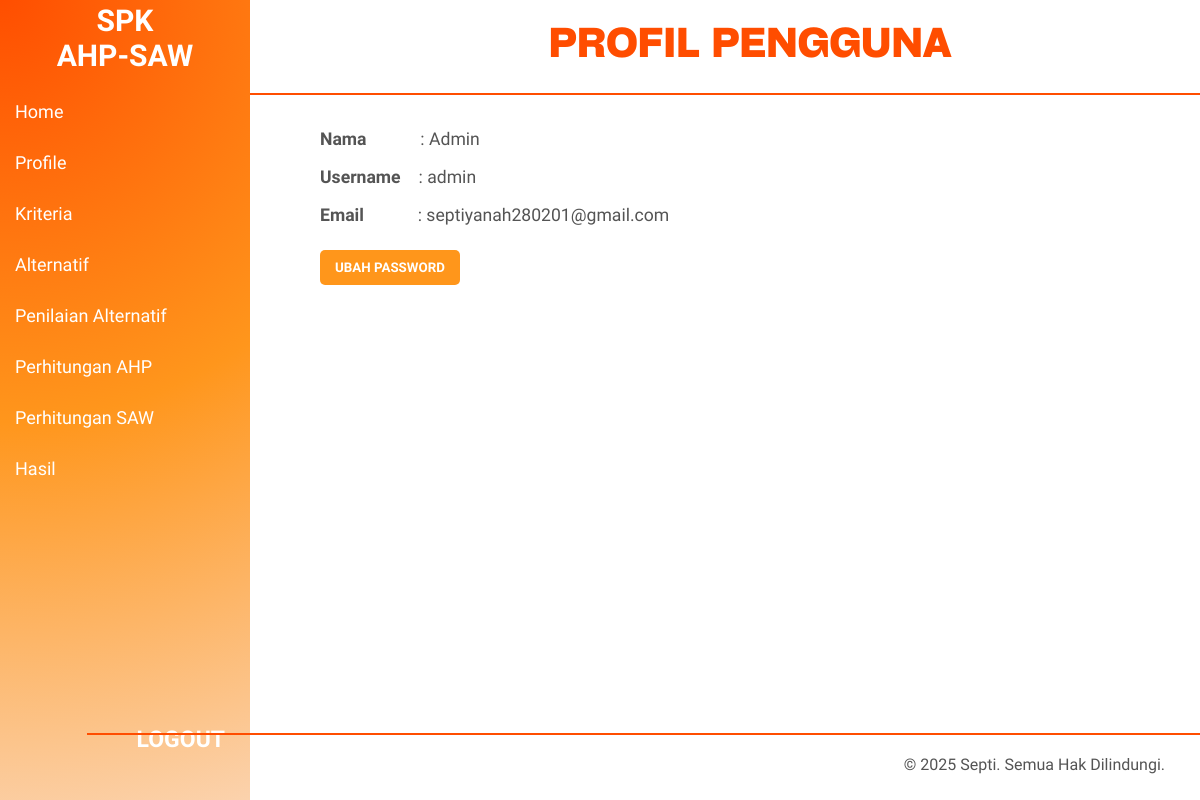
The app's page /pages/profile.php (signed in) with its own data.
### tables this page shows
CREATE TABLE `users` (
  `id` int(11) NOT NULL,
  `name` varchar(255) NOT NULL,
  `username` varchar(50) NOT NULL,
  `email` varchar(100) NOT NULL,
  `password` varchar(255) NOT NULL,
  `reset_token` varchar(255) DEFAULT NULL,
  `reset_token_expiry` datetime DEFAULT NULL,
  `created_at` timestamp NOT NULL DEFAULT current_timestamp()
);

### pages/profile.php (the view, shortened to what this page needs)
<?php
include '../config/config.php';
$user_id = $_SESSION['user_id'];
$stmt = $conn->prepare("SELECT name, username, email FROM users WHERE id = ?");
$stmt->bind_param("i", $user_id);
$stmt->execute();
$result = $stmt->get_result();
$user = $result->fetch_assoc();
?>
<!DOCTYPE html>
<html lang="id">
<head>
    <link rel="stylesheet" href="../assets/css/style.css?v2">
</head>
<body>
    <?php include('../includes/navbar.php'); ?>
    <div class="profile">
        <h2>PROFIL PENGGUNA</h2>
        <hr>
        <p><strong>Nama</strong>&emsp;&emsp;&emsp;: <?php echo htmlspecialchars($user['name']); ?></p>
        <p><strong>Username</strong>&emsp;: <?php echo htmlspecialchars($user['username']); ?></p>
        <p><strong>Email</strong>&emsp;&emsp;&emsp;: <?php echo htmlspecialchars($user['email']); ?></p>
        <p><button class="btn-profile" onclick="openPopup()">UBAH PASSWORD</button></p>
    </div>
    <?php include('../includes/footer.php'); ?>
</body>
</html>

### assets/css/style.css (style rules this page uses)
body { margin: 0; padding: 0; display: block; }
.profile { margin-top: -40px; margin-left: 300px; }
.profile h2 { font-family: 'CyGroteskKey', sans-serif; text-align: center; font-size: 35px; color: #ff4d00; padding: 20px; font-size: 2.5em; margin-bottom: -25px; }
.profile p { font-family: "Hanken Grotesk", serif; font-size: 1.1em; line-height: 1.6; text-align: left; color: #545454; margin: 10px 0; padding-left: 20px; }
.profile hr { border: 0; border-top: 2px solid #ff4d00; margin: 30px 0; margin-left: -817px; }
.btn-profile { font-family: "Hanken Grotesk", serif; font-weight: bold; display: inline-block; padding: 10px 15px; margin-top: 10px; background-color: #ff961b; color: white; text-decoration: none; border-radius: 5px; transition: 0.3s; border: none; cursor: pointer; }

### records on screen
users: name "Admin", username "admin", email "septiyanah280201@gmail.com"
